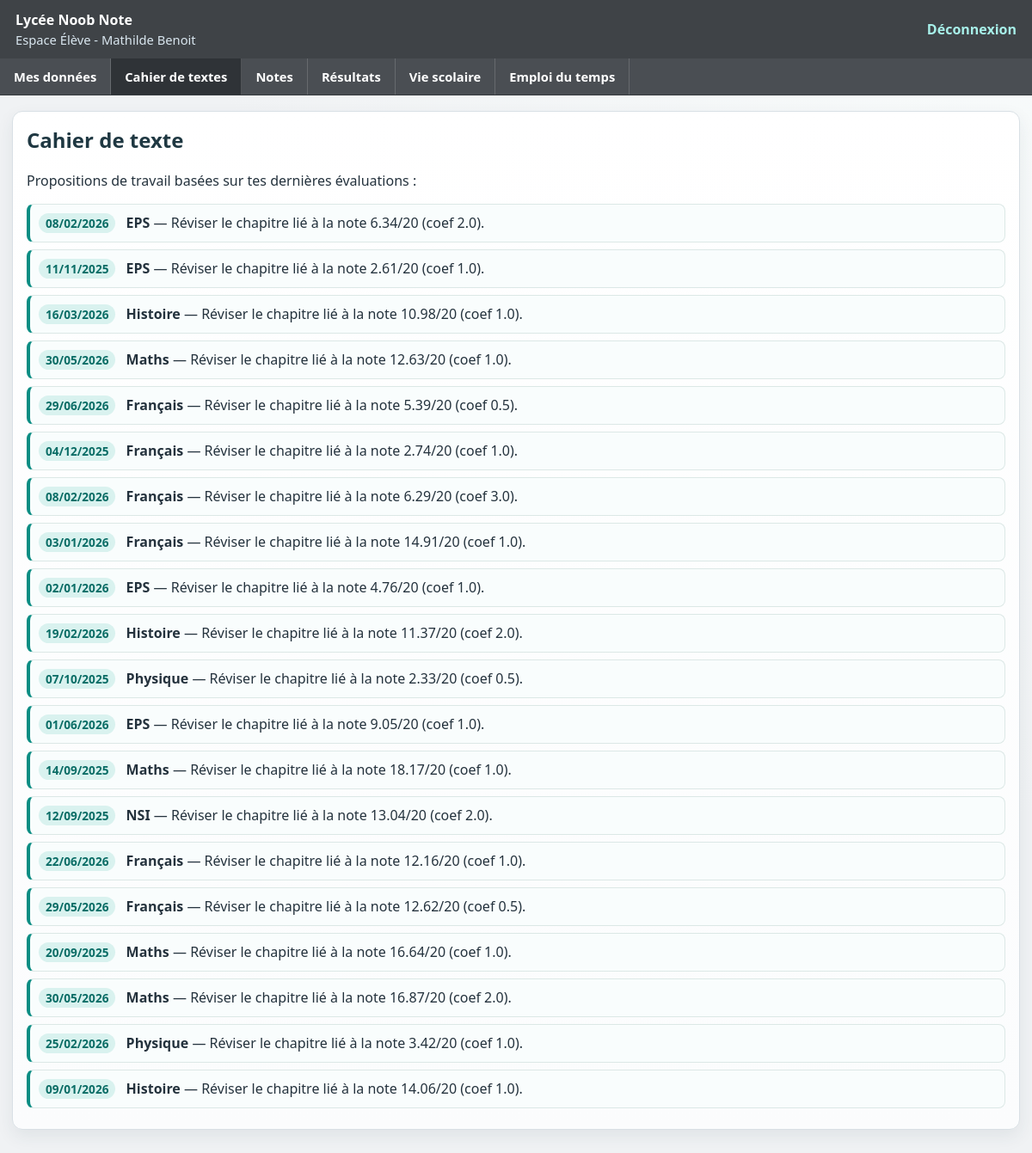
Page /eleve/cahier-de-texte (signed in) on the committed database.
### tables this page shows
CREATE TABLE Notes (
            id_note INTEGER PRIMARY KEY AUTOINCREMENT,
            valeur REAL,
            coefficient REAL,
            date_note TEXT,
            id_eleve TEXT,
            id_matiere INTEGER,
            FOREIGN KEY(id_eleve) REFERENCES Eleves(id_eleve),
            FOREIGN KEY(id_matiere) REFERENCES Matieres(id_matiere)
        );

CREATE TABLE Matieres (id_matiere INTEGER PRIMARY KEY, nom_matiere TEXT);

### app.py (the view)
@app.route('/eleve/cahier-de-texte')
def eleve_cahier_de_texte():
    if not verifier_session_eleve():
        return redirect(url_for('login'))
    eleve = recuperer_eleve_connecte()
    cahier = eleve.construire_cahier_de_texte()
    return rendre_page_eleve('cahier_texte.html', 'cahier_texte', cahier=cahier)

### app.py (called while the page is built)
def verifier_session_eleve():
    if 'user' not in session:
        return False
    return session['user'].get('role') == 'ELEVE'

def recuperer_eleve_connecte():
    return Eleve(session['user']['id'], session['user']['nom'], session['user']['prenom'])

def rendre_page_eleve(template, onglet_actif, **contexte):
    return render_template(template, onglet_actif=onglet_actif, **contexte)

    def _executer(self, sql, params=(), fetch=False, commit=False):
        with sqlite3.connect(self.db_path) as conn:
            cur = conn.cursor()
            cur.execute(sql, params)
            if commit:
                conn.commit()
            return cur.fetchall() if fetch else None

    def construire_cahier_de_texte(self):
        sql = '''SELECT Notes.date_note, Matieres.nom_matiere, Notes.valeur, Notes.coefficient
                 FROM Notes JOIN Matieres ON Notes.id_matiere = Matieres.id_matiere
                 WHERE Notes.id_eleve = ?
                 ORDER BY Notes.id_note DESC LIMIT 20'''
        lignes = self._executer(sql, (self.id,), fetch=True)
        entries = []
        for date_note, nom_matiere, valeur, coefficient in lignes:
            entries.append({
                'date_note': date_note,
                'nom_matiere': nom_matiere,
                'description': f"Réviser le chapitre lié à la note {valeur}/20 (coef {coefficient})."
            })
        return entries

### templates/cahier_texte.html (shortened to what this page needs)
{% extends "base_eleve.html" %}
{% block contenu %}
<section class="card page-simple">
    <h2>Cahier de texte</h2>
    <p>Propositions de travail basées sur tes dernières évaluations :</p>
    <ul class="liste-cahier">
        {% for entree in cahier %}
            <li>
                <span class="tag-date">{{ entree.date_note }}</span>
                <strong>{{ entree.nom_matiere }}</strong> — {{ entree.description }}
            </li>
        {% else %}
            <li>Aucune donnée disponible pour le moment.</li>
        {% endfor %}
    </ul>
</section>
{% endblock %}

### templates/base_eleve.html (shortened to what this page needs)
<!DOCTYPE html>
<html lang="fr">
<head>
    <link rel="stylesheet" href="{{ url_for('static', filename='css/style.css') }}">
</head>
<body class="page-pronote">
    <header class="barre-haute">
        <div class="identite-etablissement">
            <strong>Lycée Noob Note</strong>
            <span>Espace Élève - {{ session.user.prenom }} {{ session.user.nom }}</span>
        </div>
        <a href="{{ url_for('logout') }}" class="btn-logout">Déconnexion</a>
    </header>
    <nav class="menu-principal">
        <a href="{{ url_for('eleve_mes_donnees') }}" class="onglet-menu {{ 'actif' if onglet_actif == 'mes_donnees' else '' }}">Mes données</a>
        <a href="{{ url_for('eleve_cahier_de_texte') }}" class="onglet-menu {{ 'actif' if onglet_actif == 'cahier_texte' else '' }}">Cahier de textes</a>
        <a href="{{ url_for('eleve_dashboard') }}" class="onglet-menu {{ 'actif' if onglet_actif == 'notes' else '' }}">Notes</a>
        <a href="{{ url_for('eleve_resultats') }}" class="onglet-menu {{ 'actif' if onglet_actif == 'resultats' else '' }}">Résultats</a>
        <a href="{{ url_for('eleve_vie_scolaire') }}" class="onglet-menu {{ 'actif' if onglet_actif == 'vie_scolaire' else '' }}">Vie scolaire</a>
        <a href="{{ url_for('eleve_emploi_du_temps') }}" class="onglet-menu {{ 'actif' if onglet_actif == 'emploi_du_temps' else '' }}">Emploi du temps</a>
    </nav>
    <main class="container-pronote contenu-ecran-eleve">
        {% block contenu %}{% endblock %}
    </main>
</body>
</html>

### static/css/style.css (style rules this page uses)
:root { --fond-page: #f0f2f4; --fond-carte: #ffffff; --bordure: #d9e0e5; --texte-principal: #24323d; --texte-secondaire: #5f6f7b; --barre-foncee: #3f4347; --accent-pronote: #0b8d83; --accent-pronote-clair: #d9f2ef; --accent-pronote-fonce: #086a63; --couleur-menthe: #0d9a90; --danger: #ba2d2d; --info: #2f78b7; }
* { box-sizing: border-box; }
body { margin: 0; font-family: 'Segoe UI', Tahoma, Geneva, Verdana, sans-serif; color: var(--texte-principal); background: radial-gradient(circle at top right, #f8fbfb 0%, var(--fond-page) 52%); }
.barre-haute, header { background: var(--barre-foncee); color: #fff; padding: 12px 18px; display: flex; align-items: center; justify-content: space-between; }
.identite-etablissement { display: flex; flex-direction: column; gap: 2px; }
.identite-etablissement span { color: #d9e6ef; font-size: 0.92rem; }
.menu-principal { display: flex; gap: 0; background: #4a4e53; border-bottom: 1px solid #35393d; }
.onglet-menu { color: white; text-decoration: none; padding: 11px 16px; border-right: 1px solid rgba(255, 255, 255, 0.16); font-weight: 600; font-size: 0.92rem; }
.onglet-menu:hover, .onglet-menu.actif { background: #2f3337; }
.btn-logout { color: #a7f0e9; text-decoration: none; font-weight: bold; }
.container, .container-pronote { max-width: 1240px; margin: 18px auto; padding: 0 14px; }
.card { background: linear-gradient(180deg, #ffffff 0%, #fbfcfd 100%); border: 1px solid var(--bordure); border-radius: 12px; padding: 16px; margin-bottom: 14px; box-shadow: 0 8px 20px rgba(43, 60, 75, 0.08); }
.page-simple h2 { margin-top: 0; color: #1f3842; }
.liste-cahier { margin: 0; padding-left: 0; list-style: none; }
.liste-cahier li { border: 1px solid #dce8e6; border-left: 4px solid var(--accent-pronote); border-radius: 8px; padding: 10px; margin-bottom: 8px; background: #f9fdfd; }
.tag-date { display: inline-block; font-size: 0.85rem; padding: 2px 8px; margin-right: 8px; border-radius: 99px; background: var(--accent-pronote-clair); color: #0a6d66; font-weight: 600; }
.contenu-ecran-eleve { padding-bottom: 24px; }

### rows in the picture
Notes: date_note "08/02/2026", nom_matiere "EPS", description "Réviser le chapitre lié à la note 6.34/20 (coef 2.0)."
Notes: date_note "11/11/2025", nom_matiere "EPS", description "Réviser le chapitre lié à la note 2.61/20 (coef 1.0)."
Notes: date_note "16/03/2026", nom_matiere "Histoire", description "Réviser le chapitre lié à la note 10.98/20 (coef 1.0)."
Notes: date_note "30/05/2026", nom_matiere "Maths", description "Réviser le chapitre lié à la note 12.63/20 (coef 1.0)."
Notes: date_note "29/06/2026", nom_matiere "Français", description "Réviser le chapitre lié à la note 5.39/20 (coef 0.5)."
Notes: date_note "04/12/2025", nom_matiere "Français", description "Réviser le chapitre lié à la note 2.74/20 (coef 1.0)."
Notes: date_note "08/02/2026", nom_matiere "Français", description "Réviser le chapitre lié à la note 6.29/20 (coef 3.0)."
Notes: date_note "03/01/2026", nom_matiere "Français", description "Réviser le chapitre lié à la note 14.91/20 (coef 1.0)."
Notes: date_note "02/01/2026", nom_matiere "EPS", description "Réviser le chapitre lié à la note 4.76/20 (coef 1.0)."
Notes: date_note "19/02/2026", nom_matiere "Histoire", description "Réviser le chapitre lié à la note 11.37/20 (coef 2.0)."
Notes: date_note "07/10/2025", nom_matiere "Physique", description "Réviser le chapitre lié à la note 2.33/20 (coef 0.5)."
Notes: date_note "01/06/2026", nom_matiere "EPS", description "Réviser le chapitre lié à la note 9.05/20 (coef 1.0)."
Notes: date_note "14/09/2025", nom_matiere "Maths", description "Réviser le chapitre lié à la note 18.17/20 (coef 1.0)."
Notes: date_note "12/09/2025", nom_matiere "NSI", description "Réviser le chapitre lié à la note 13.04/20 (coef 2.0)."
Notes: date_note "22/06/2026", nom_matiere "Français", description "Réviser le chapitre lié à la note 12.16/20 (coef 1.0)."
Notes: date_note "29/05/2026", nom_matiere "Français", description "Réviser le chapitre lié à la note 12.62/20 (coef 0.5)."
Notes: date_note "20/09/2025", nom_matiere "Maths", description "Réviser le chapitre lié à la note 16.64/20 (coef 1.0)."
Notes: date_note "30/05/2026", nom_matiere "Maths", description "Réviser le chapitre lié à la note 16.87/20 (coef 2.0)."
Notes: date_note "25/02/2026", nom_matiere "Physique", description "Réviser le chapitre lié à la note 3.42/20 (coef 1.0)."
Notes: date_note "09/01/2026", nom_matiere "Histoire", description "Réviser le chapitre lié à la note 14.06/20 (coef 1.0)."

### other values in the picture
{{ session.user.prenom }} "Mathilde"
{{ session.user.nom }} "Benoit"
